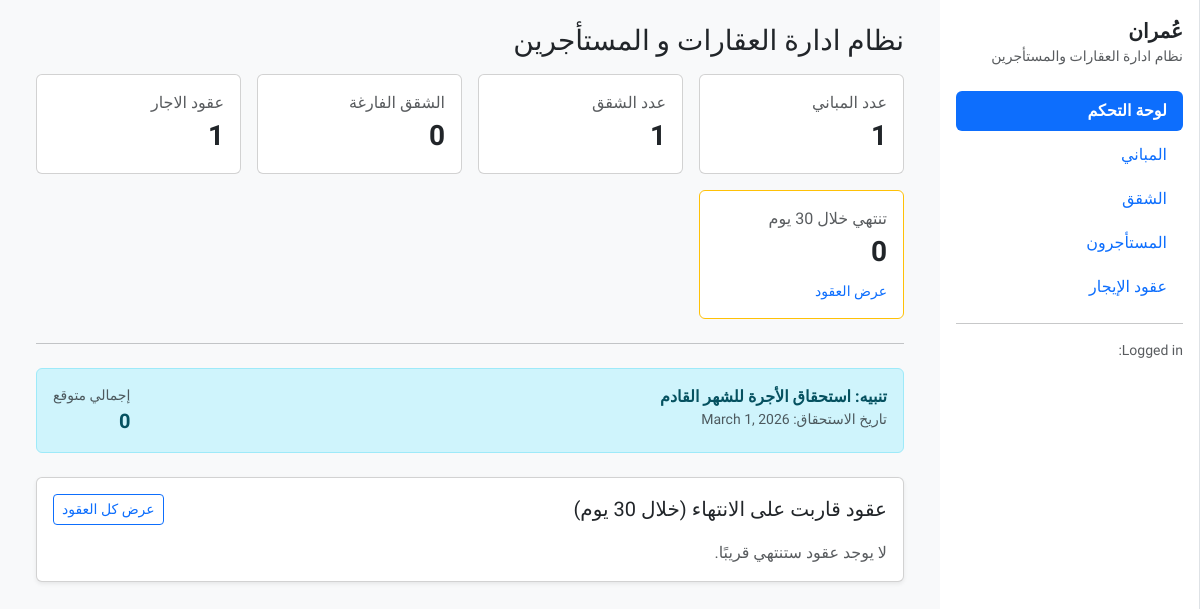
Before: / with the older database file.
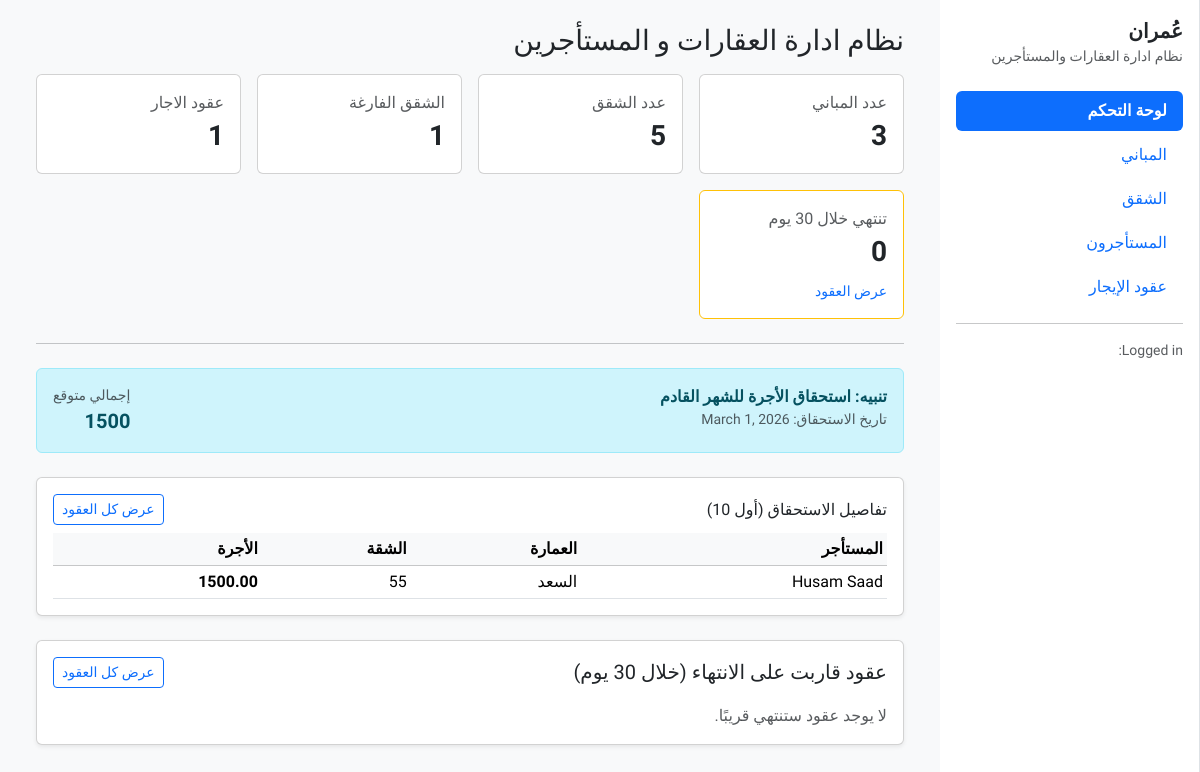
After: the same page with the newer database file.
### listings/models.py (models this page shows, shortened)
class Lease(models.Model):
    class Status(models.TextChoices):
        ACTIVE = "ACTIVE", "نشط"
        ENDED = "ENDED", "منتهي"
    apartment = models.ForeignKey(
        Apartment,
        verbose_name="الشقة",
        on_delete=models.PROTECT,
        related_name="leases"
    )
    tenant = models.ForeignKey(
        Tenant,
        verbose_name="المستأجر",
        on_delete=models.PROTECT,
        related_name="leases"
    )
    start_date = models.DateField("تاريخ البداية")
    end_date = models.DateField("تاريخ النهاية", null=True, blank=True)
    rent_amount = models.DecimalField("قيمة الإيجار المتفق عليها", max_digits=12, decimal_places=2)
    security_deposit = models.DecimalField("مبلغ التأمين", max_digits=12, decimal_places=2, default=0)
    status = models.CharField("حالة العقد", max_length=10, choices=Status.choices, default=Status.ACTIVE)
    notes = models.TextField("ملاحظات", blank=True)
    class Meta:
        verbose_name = "عقد"
        verbose_name_plural = "العقود"
        ordering = ["-start_date"]
        constraints = [
            models.UniqueConstraint(
                fields=["apartment"],
                condition=models.Q(status="ACTIVE"),
                name="unique_active_lease_per_apartment",
            )
        ]

class Tenant(models.Model):
    full_name = models.CharField("اسم المستأجر", max_length=150)
    phone = models.CharField("رقم الهاتف", max_length=50, blank=True)
    id_number = models.CharField("رقم الهوية", max_length=50, blank=True)
    address = models.CharField("العنوان", max_length=255, blank=True)  # ✅ جديد
    id_image = models.ImageField("صورة الهوية", upload_to="tenant_ids/", blank=True, null=True)
    notes = models.TextField("ملاحظات", blank=True)
    class Meta:
        verbose_name = "مستأجر"
        verbose_name_plural = "المستأجرون"
        ordering = ["full_name"]

class Apartment(models.Model):
    class Status(models.TextChoices):
        VACANT = "VACANT", "شاغرة"
        RENTED = "RENTED", "مؤجرة"
        MAINTENANCE = "MAINT", "صيانة"
    building = models.ForeignKey(
        Building,
        verbose_name="العمارة",
        on_delete=models.CASCADE,
        related_name="apartments"
    )
    apartment_no = models.CharField("رقم الشقة", max_length=50)
    floor = models.CharField("الطابق", max_length=50, blank=True)
    rooms = models.PositiveSmallIntegerField("عدد الغرف", default=0)
    area_m2 = models.DecimalField("المساحة (م²)", max_digits=8, decimal_places=2, default=0)
    rent_amount = models.DecimalField("قيمة الإيجار", max_digits=12, decimal_places=2, default=0)
    status = models.CharField("الحالة", max_length=10, choices=Status.choices, default=Status.VACANT)
    notes = models.TextField("ملاحظات", blank=True)
    class Meta:
        verbose_name = "شقة"
        verbose_name_plural = "الشقق"
        unique_together = ("building", "apartment_no")
        ordering = ["building", "apartment_no"]

class Building(models.Model):
    name = models.CharField("اسم العمارة", max_length=150)
    address = models.CharField("العنوان", max_length=255, blank=True)
    notes = models.TextField("ملاحظات", blank=True)
    class Meta:
        verbose_name = "عمارة"
        verbose_name_plural = "العمارات"
        ordering = ["name"]

### listings/views.py (the view)
# urls.py: path("", views.dashboard, name="dashboard"),
def dashboard(request):
    today = timezone.now().date()
    soon_days = 30
    soon_until = today + timedelta(days=soon_days)
    expiring_qs = (
        Lease.objects
        .select_related("apartment", "tenant", "apartment__building")
        .filter(status="ACTIVE", end_date__isnull=False, end_date__gte=today, end_date__lte=soon_until)
        .order_by("end_date")
    )
    month_start = today.replace(day=1)
    if month_start.month == 12:
        next_month_start = month_start.replace(year=month_start.year + 1, month=1)
    else:
        next_month_start = month_start.replace(month=month_start.month + 1)
    rent_notice_start = next_month_start - timedelta(days=30)   # قبل أسبوع
    rent_notice_end = next_month_start - timedelta(days=1)     # قبل يوم من بداية الشهر
    show_rent_notice = rent_notice_start <= today <= rent_notice_end
    rent_due_qs = (
        Lease.objects
        .select_related("apartment", "tenant", "apartment__building")
        .filter(status="ACTIVE", start_date__lte=next_month_start)
        .filter(Q(end_date__isnull=True) | Q(end_date__gte=next_month_start))
        .order_by("apartment__building__name", "apartment__apartment_no")
    )
    rent_due_qs = rent_due_qs.order_by("apartment__building__name", "apartment__apartment_no")
    rent_due_total = rent_due_qs.aggregate(total=Sum("rent_amount"))["total"] or 0
    stats = {
        "buildings": Building.objects.count(),
        "apartments": Apartment.objects.count(),
        "vacant": Apartment.objects.filter(status="VACANT").count(),
        "rented": Apartment.objects.filter(status="RENTED").count(),
        "tenants": Tenant.objects.count(),
        "active_leases": Lease.objects.filter(status="ACTIVE").count(),
        "expiring_soon": expiring_qs.count(),
    }
    is_htmx = request.headers.get("HX-Request")
    template = "listings/partials/dashboard_partial.html" if is_htmx else "listings/dashboard.html"
    return render(request, template, {
        "stats": stats,
        "expiring_leases": expiring_qs[:10],
        "soon_days": soon_days,
        "today": today,
        "danger_until": today + timedelta(days=7),
        "warning_until": today + timedelta(days=14),
        "show_rent_notice": show_rent_notice,
        "next_month_start": next_month_start,
        "rent_due_total": rent_due_total,
        "rent_due_leases": rent_due_qs[:10],  # أول 10 في اللوحة
    })

### listings/templates/listings/dashboard.html (shortened to what this page needs)
{% extends "layout/base.html" %}
{% block content %}
  {% include "listings/partials/dashboard_content.html" %}
{% endblock %}

### listings/templates/listings/partials/dashboard_content.html (shortened to what the changed rows need)
  <div class="row g-3">
    <div class="col-md-3">
      <div class="card"><div class="card-body">
        <div class="text-muted">عدد المباني</div>
        <div class="fs-3 fw-bold">{{ stats.buildings }}</div>
      </div></div>
    </div>
    <div class="col-md-3">
      <div class="card"><div class="card-body">
        <div class="text-muted">عدد الشقق</div>
        <div class="fs-3 fw-bold">{{ stats.apartments }}</div>
      </div></div>
    </div>
    <div class="col-md-3">
      <div class="card"><div class="card-body">
        <div class="text-muted">الشقق الفارغة</div>
        <div class="fs-3 fw-bold">{{ stats.vacant }}</div>
      </div></div>
    </div>
  </div>
  {% if show_rent_notice %}
    <div class="alert alert-info d-flex align-items-start justify-content-between gap-3 mb-4">
      <div>
        <div class="fw-bold">تنبيه: استحقاق الأجرة للشهر القادم</div>
        <div class="text-muted small">
          تاريخ الاستحقاق: {{ next_month_start }}
        </div>
      </div>
      <div class="text-end">
        <div class="small text-muted">إجمالي متوقع</div>
        <div class="fs-5 fw-bold">{{ rent_due_total }}</div>
      </div>
    </div>
    {% if rent_due_leases %}
      <div class="card shadow-sm mb-4">
        <div class="card-body">
          <div class="d-flex align-items-center justify-content-between mb-2">
            <h6 class="mb-0">تفاصيل الاستحقاق (أول 10)</h6>
            <a class="btn btn-sm btn-outline-primary" href="{% url 'lease_list' %}">عرض كل العقود</a>
          </div>
          <div class="table-responsive">
            <table class="table table-sm align-middle mb-0">
              <thead class="table-light">
                <tr>
                  <th>المستأجر</th>
                  <th>العمارة</th>
                  <th>الشقة</th>
                  <th class="text-end">الأجرة</th>
                </tr>
              </thead>
              <tbody>
                {% for l in rent_due_leases %}
                  <tr>
                    <td>{{ l.tenant.full_name }}</td>
                    <td>{{ l.apartment.building.name }}</td>
                    <td>{{ l.apartment.apartment_no }}</td>
                    <td class="text-end fw-semibold">{{ l.rent_amount }}</td>
                  </tr>
                {% endfor %}
              </tbody>
            </table>
          </div>
        </div>
      </div>
    {% endif %}
  {% endif %}

Changed rows visible on the page:
added Lease: tenant.full_name "Husam Saad", apartment.building.name "السعد", apartment.apartment_no "55", rent_amount "1500.00"
Other visible differences:
{{ stats.buildings }}: "1" → "3"
{{ stats.apartments }}: "1" → "5"
{{ stats.vacant }}: "0" → "1"
{{ rent_due_total }}: "0" → "1500"
text now shown: "تفاصيل الاستحقاق (أول 10) عرض كل العقود المستأجر العمارة الشقة الأجرة"
